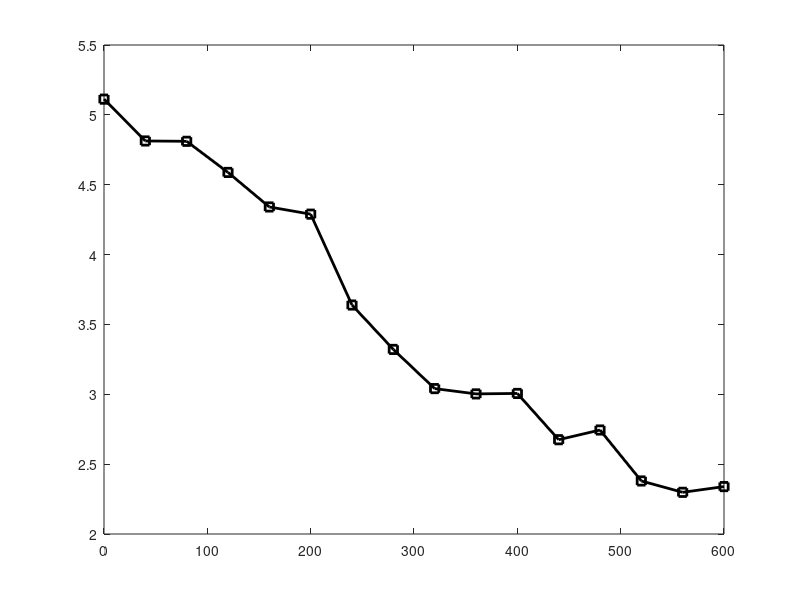

MATLAB code to generate this figure: (Note: this script raises an error after producing the figure.)
function rtnvalue=aqm_ak_bp()
ak_n = [ 20 20 20 20 20 20 20 20 20 20 20 20 20 20 20 20 20 20 20 20 20 20 20 20 20 20 20 20 20 20 20 ];
ak_ap = [ 1000.000000 1000.000000 1000.000000 1000.000000 1000.000000 1000.000000 1000.000000 1000.000000 1000.000000 1000.000000 1000.000000 1000.000000 1000.000000 1000.000000 1000.000000 1000.000000 1000.000000 1000.000000 1000.000000 1000.000000 1000.000000 1000.000000 1000.000000 1000.000000 1000.000000 1000.000000 1000.000000 1000.000000 1000.000000 1000.000000 1000.000000 ];
ak_bp = [ 0.000000 20.000000 40.000000 60.000000 80.000000 100.000000 120.000000 140.000000 160.000000 180.000000 200.000000 220.000000 240.000000 260.000000 280.000000 300.000000 320.000000 340.000000 360.000000 380.000000 400.000000 420.000000 440.000000 460.000000 480.000000 500.000000 520.000000 540.000000 560.000000 580.000000 600.000000 ];
ak_pr = [ 0.250000 0.250000 0.250000 0.250000 0.250000 0.250000 0.250000 0.250000 0.250000 0.250000 0.250000 0.250000 0.250000 0.250000 0.250000 0.250000 0.250000 0.250000 0.250000 0.250000 0.250000 0.250000 0.250000 0.250000 0.250000 0.250000 0.250000 0.250000 0.250000 0.250000 0.250000 ];
rate_f1_normal_droptail = [ 672.830000 672.830000 672.830000 672.830000 672.830000 672.830000 672.830000 672.830000 672.830000 672.830000 672.830000 672.830000 672.830000 672.830000 672.830000 672.830000 672.830000 672.830000 672.830000 672.830000 672.830000 672.830000 672.830000 672.830000 672.830000 672.830000 672.830000 672.830000 672.830000 672.830000 672.830000 ];
rate_f1_attack_droptail = [ 670.100000 640.870000 630.870000 629.020000 630.550000 632.730000 601.350000 605.250000 568.960000 533.110000 562.200000 535.870000 476.960000 426.790000 435.310000 427.590000 398.550000 396.730000 393.580000 385.660000 394.010000 379.450000 350.610000 362.590000 359.710000 337.430000 311.900000 316.560000 301.250000 320.100000 306.620000 ];
nth_f1_droptail = [ 0.995943 0.952499 0.937637 0.934887 0.937161 0.940401 0.893762 0.899559 0.845622 0.792340 0.835575 0.796442 0.708886 0.634321 0.646984 0.635510 0.592349 0.589644 0.584962 0.573191 0.585601 0.563961 0.521097 0.538903 0.534622 0.501509 0.463564 0.470490 0.447736 0.475752 0.455717 ];
rate_f2_normal_droptail = [ 0.000000 0.000000 0.000000 0.000000 0.000000 0.000000 0.000000 0.000000 0.000000 0.000000 0.000000 0.000000 0.000000 0.000000 0.000000 0.000000 0.000000 0.000000 0.000000 0.000000 0.000000 0.000000 0.000000 0.000000 0.000000 0.000000 0.000000 0.000000 0.000000 0.000000 0.000000 ];
rate_f2_attack_droptail = [ 20.000000 260.000000 520.000000 760.000000 1020.000000 1260.000000 1520.000000 1760.000000 2020.000000 2260.000000 2520.000000 2760.000000 3020.000000 3260.000000 3520.000000 3760.000000 4020.000000 4260.000000 4520.000000 4760.000000 5020.000000 5260.000000 5520.000000 5760.000000 6020.000000 6260.000000 6520.000000 6760.000000 7020.000000 7260.000000 7520.000000 ];
nth_f2_droptail = [ -1.000000 -1.000000 -1.000000 -1.000000 -1.000000 -1.000000 -1.000000 -1.000000 -1.000000 -1.000000 -1.000000 -1.000000 -1.000000 -1.000000 -1.000000 -1.000000 -1.000000 -1.000000 -1.000000 -1.000000 -1.000000 -1.000000 -1.000000 -1.000000 -1.000000 -1.000000 -1.000000 -1.000000 -1.000000 -1.000000 -1.000000 ];

rate_f1_normal_red = [ 672.800000 672.800000 672.800000 672.800000 672.800000 672.800000 672.800000 672.800000 672.800000 672.800000 672.800000 672.800000 672.800000 672.800000 672.800000 672.800000 672.800000 672.800000 672.800000 672.800000 672.800000 672.800000 672.800000 672.800000 672.800000 672.800000 672.800000 672.800000 672.800000 672.800000 672.800000 ];
rate_f1_attack_red = [ 669.530000 666.810000 646.170000 597.530000 560.000000 540.890000 510.420000 456.450000 413.760000 407.030000 394.520000 379.980000 367.070000 344.580000 331.420000 309.070000 304.950000 289.910000 292.650000 298.260000 302.390000 283.080000 280.460000 294.600000 281.360000 264.410000 265.140000 247.260000 222.370000 236.770000 218.880000 ];
nth_f1_red = [ 0.995140 0.991097 0.960419 0.888124 0.832342 0.803939 0.758650 0.678433 0.614982 0.604979 0.586385 0.564774 0.545586 0.512158 0.492598 0.459379 0.453255 0.430901 0.434973 0.443312 0.449450 0.420749 0.416855 0.437872 0.418193 0.392999 0.394084 0.367509 0.330514 0.351917 0.325327 ];
rate_f2_normal_red = [ 0.000000 0.000000 0.000000 0.000000 0.000000 0.000000 0.000000 0.000000 0.000000 0.000000 0.000000 0.000000 0.000000 0.000000 0.000000 0.000000 0.000000 0.000000 0.000000 0.000000 0.000000 0.000000 0.000000 0.000000 0.000000 0.000000 0.000000 0.000000 0.000000 0.000000 0.000000 ];
rate_f2_attack_red = [ 20.000000 260.000000 520.000000 760.000000 1020.000000 1260.000000 1520.000000 1760.000000 2020.000000 2260.000000 2520.000000 2760.000000 3020.000000 3260.000000 3520.000000 3760.000000 4020.000000 4260.000000 4520.000000 4760.000000 5020.000000 5260.000000 5520.000000 5760.000000 6020.000000 6260.000000 6520.000000 6760.000000 7020.000000 7260.000000 7520.000000 ];
nth_f2_red = [ -1.000000 -1.000000 -1.000000 -1.000000 -1.000000 -1.000000 -1.000000 -1.000000 -1.000000 -1.000000 -1.000000 -1.000000 -1.000000 -1.000000 -1.000000 -1.000000 -1.000000 -1.000000 -1.000000 -1.000000 -1.000000 -1.000000 -1.000000 -1.000000 -1.000000 -1.000000 -1.000000 -1.000000 -1.000000 -1.000000 -1.000000 ];

rate_f1_normal_redpd = [ 672.800000 672.800000 672.800000 672.800000 672.800000 672.800000 672.800000 672.800000 672.800000 672.800000 672.800000 672.800000 672.800000 672.800000 672.800000 672.800000 672.800000 672.800000 672.800000 672.800000 672.800000 672.800000 672.800000 672.800000 672.800000 672.800000 672.800000 672.800000 672.800000 672.800000 672.800000 ];
rate_f1_attack_redpd = [ 692.320000 669.730000 607.590000 565.580000 496.150000 428.730000 419.960000 403.240000 298.280000 284.290000 256.920000 230.520000 254.800000 240.830000 200.880000 241.730000 231.950000 183.500000 208.000000 192.670000 176.740000 206.480000 163.120000 161.580000 175.140000 177.380000 149.510000 135.530000 137.730000 115.070000 112.830000 ];
nth_f1_redpd = [ 1.029013 0.995437 0.903077 0.840636 0.737441 0.637232 0.624197 0.599346 0.443341 0.422548 0.381867 0.342628 0.378716 0.357952 0.298573 0.359290 0.344753 0.272741 0.309156 0.286370 0.262693 0.306897 0.242449 0.240161 0.260315 0.263644 0.222221 0.201442 0.204712 0.171032 0.167702 ];
rate_f2_normal_redpd = [ 0.000000 0.000000 0.000000 0.000000 0.000000 0.000000 0.000000 0.000000 0.000000 0.000000 0.000000 0.000000 0.000000 0.000000 0.000000 0.000000 0.000000 0.000000 0.000000 0.000000 0.000000 0.000000 0.000000 0.000000 0.000000 0.000000 0.000000 0.000000 0.000000 0.000000 0.000000 ];
rate_f2_attack_redpd = [ 20.000000 260.000000 520.000000 760.000000 1020.000000 1260.000000 1520.000000 1760.000000 2020.000000 2260.000000 2520.000000 2760.000000 3020.000000 3260.000000 3520.000000 3760.000000 4020.000000 4260.000000 4520.000000 4760.000000 5020.000000 5260.000000 5520.000000 5760.000000 6020.000000 6260.000000 6520.000000 6760.000000 7020.000000 7260.000000 7520.000000 ];
nth_f2_redpd = [ -1.000000 -1.000000 -1.000000 -1.000000 -1.000000 -1.000000 -1.000000 -1.000000 -1.000000 -1.000000 -1.000000 -1.000000 -1.000000 -1.000000 -1.000000 -1.000000 -1.000000 -1.000000 -1.000000 -1.000000 -1.000000 -1.000000 -1.000000 -1.000000 -1.000000 -1.000000 -1.000000 -1.000000 -1.000000 -1.000000 -1.000000 ];

rate_f1_normal_sfb = [ 659.580000 659.580000 659.580000 659.580000 659.580000 659.580000 659.580000 659.580000 659.580000 659.580000 659.580000 659.580000 659.580000 659.580000 659.580000 659.580000 659.580000 659.580000 659.580000 659.580000 659.580000 659.580000 659.580000 659.580000 659.580000 659.580000 659.580000 659.580000 659.580000 659.580000 659.580000 ];
rate_f1_attack_sfb = [ 653.780000 642.530000 570.380000 529.150000 509.380000 463.660000 409.040000 423.320000 372.120000 372.110000 354.820000 344.200000 342.760000 310.060000 329.130000 319.000000 335.850000 316.340000 308.050000 316.860000 305.630000 495.610000 463.490000 463.050000 450.840000 450.500000 585.620000 567.920000 572.020000 571.370000 579.270000 ];
nth_f1_sfb = [ 0.991207 0.974150 0.864762 0.802253 0.772279 0.702962 0.620152 0.641802 0.564177 0.564162 0.537948 0.521847 0.519664 0.470087 0.498999 0.483641 0.509188 0.479608 0.467040 0.480397 0.463371 0.751402 0.702705 0.702038 0.683526 0.683010 0.887868 0.861033 0.867249 0.866263 0.878241 ];
rate_f2_normal_sfb = [ 0.000000 0.000000 0.000000 0.000000 0.000000 0.000000 0.000000 0.000000 0.000000 0.000000 0.000000 0.000000 0.000000 0.000000 0.000000 0.000000 0.000000 0.000000 0.000000 0.000000 0.000000 0.000000 0.000000 0.000000 0.000000 0.000000 0.000000 0.000000 0.000000 0.000000 0.000000 ];
rate_f2_attack_sfb = [ 20.000000 260.000000 520.000000 760.000000 1020.000000 1260.000000 1520.000000 1760.000000 2020.000000 2260.000000 2520.000000 2760.000000 3020.000000 3260.000000 3520.000000 3760.000000 4020.000000 4260.000000 4520.000000 4760.000000 5020.000000 5260.000000 5520.000000 5760.000000 6020.000000 6260.000000 6520.000000 6760.000000 7020.000000 7260.000000 7520.000000 ];
nth_f2_sfb = [ -1.000000 -1.000000 -1.000000 -1.000000 -1.000000 -1.000000 -1.000000 -1.000000 -1.000000 -1.000000 -1.000000 -1.000000 -1.000000 -1.000000 -1.000000 -1.000000 -1.000000 -1.000000 -1.000000 -1.000000 -1.000000 -1.000000 -1.000000 -1.000000 -1.000000 -1.000000 -1.000000 -1.000000 -1.000000 -1.000000 -1.000000 ];

rate_f1_normal_avq = [ 659.280000 659.280000 659.280000 659.280000 659.280000 659.280000 659.280000 659.280000 659.280000 659.280000 659.280000 659.280000 659.280000 659.280000 659.280000 659.280000 659.280000 659.280000 659.280000 659.280000 659.280000 659.280000 659.280000 659.280000 659.280000 659.280000 659.280000 659.280000 659.280000 659.280000 659.280000 ];
rate_f1_attack_avq = [ 656.900000 601.650000 581.430000 541.740000 511.030000 420.950000 359.980000 329.130000 323.860000 306.000000 299.230000 288.190000 281.390000 274.600000 254.170000 237.100000 223.680000 224.250000 196.830000 195.040000 187.210000 182.180000 170.410000 167.800000 158.290000 153.020000 143.840000 140.030000 132.240000 125.130000 123.060000 ];
nth_f1_avq = [ 0.996390 0.912586 0.881917 0.821715 0.775133 0.638500 0.546020 0.499226 0.491233 0.464143 0.453874 0.437128 0.426814 0.416515 0.385527 0.359635 0.339279 0.340144 0.298553 0.295838 0.283961 0.276332 0.258479 0.254520 0.240095 0.232102 0.218177 0.212398 0.200582 0.189798 0.186658 ];
rate_f2_normal_avq = [ 0.000000 0.000000 0.000000 0.000000 0.000000 0.000000 0.000000 0.000000 0.000000 0.000000 0.000000 0.000000 0.000000 0.000000 0.000000 0.000000 0.000000 0.000000 0.000000 0.000000 0.000000 0.000000 0.000000 0.000000 0.000000 0.000000 0.000000 0.000000 0.000000 0.000000 0.000000 ];
rate_f2_attack_avq = [ 20.000000 260.000000 520.000000 760.000000 1020.000000 1260.000000 1520.000000 1760.000000 2020.000000 2260.000000 2520.000000 2760.000000 3020.000000 3260.000000 3520.000000 3760.000000 4020.000000 4260.000000 4520.000000 4760.000000 5020.000000 5260.000000 5520.000000 5760.000000 6020.000000 6260.000000 6520.000000 6760.000000 7020.000000 7260.000000 7520.000000 ];
nth_f2_avq = [ -1.000000 -1.000000 -1.000000 -1.000000 -1.000000 -1.000000 -1.000000 -1.000000 -1.000000 -1.000000 -1.000000 -1.000000 -1.000000 -1.000000 -1.000000 -1.000000 -1.000000 -1.000000 -1.000000 -1.000000 -1.000000 -1.000000 -1.000000 -1.000000 -1.000000 -1.000000 -1.000000 -1.000000 -1.000000 -1.000000 -1.000000 ];

rate_f1_normal_rred = [ 650.840000 650.840000 650.840000 650.840000 650.840000 650.840000 650.840000 650.840000 650.840000 650.840000 650.840000 650.840000 650.840000 650.840000 650.840000 650.840000 650.840000 650.840000 650.840000 650.840000 650.840000 650.840000 650.840000 650.840000 650.840000 650.840000 650.840000 650.840000 650.840000 650.840000 650.840000 ];
rate_f1_attack_rred = [ 641.890000 626.940000 620.640000 617.180000 606.420000 617.970000 608.410000 618.420000 611.430000 616.130000 619.360000 618.880000 613.200000 615.520000 617.310000 618.150000 617.970000 619.430000 618.380000 618.140000 619.370000 619.370000 619.370000 618.230000 613.730000 616.210000 619.590000 619.380000 616.800000 618.710000 618.600000 ];
nth_f1_rred = [ 0.986249 0.963278 0.953598 0.948282 0.931750 0.949496 0.934807 0.950187 0.939447 0.946669 0.951632 0.950894 0.942167 0.945732 0.948482 0.949773 0.949496 0.951739 0.950126 0.949757 0.951647 0.951647 0.951647 0.949896 0.942981 0.946792 0.951985 0.951662 0.947698 0.950633 0.950464 ];
rate_f2_normal_rred = [ 0.000000 0.000000 0.000000 0.000000 0.000000 0.000000 0.000000 0.000000 0.000000 0.000000 0.000000 0.000000 0.000000 0.000000 0.000000 0.000000 0.000000 0.000000 0.000000 0.000000 0.000000 0.000000 0.000000 0.000000 0.000000 0.000000 0.000000 0.000000 0.000000 0.000000 0.000000 ];
rate_f2_attack_rred = [ 20.000000 260.000000 520.000000 760.000000 1020.000000 1260.000000 1520.000000 1760.000000 2020.000000 2260.000000 2520.000000 2760.000000 3020.000000 3260.000000 3520.000000 3760.000000 4020.000000 4260.000000 4520.000000 4760.000000 5020.000000 5260.000000 5520.000000 5760.000000 6020.000000 6260.000000 6520.000000 6760.000000 7020.000000 7260.000000 7520.000000 ];
nth_f2_rred = [ -1.000000 -1.000000 -1.000000 -1.000000 -1.000000 -1.000000 -1.000000 -1.000000 -1.000000 -1.000000 -1.000000 -1.000000 -1.000000 -1.000000 -1.000000 -1.000000 -1.000000 -1.000000 -1.000000 -1.000000 -1.000000 -1.000000 -1.000000 -1.000000 -1.000000 -1.000000 -1.000000 -1.000000 -1.000000 -1.000000 -1.000000 ];

figure;
hold on;
box on;
%ak_ap=ak_ap/1000;
x=strip(ak_bp);
rate_fix=8*1000/1024/1024;
plot(x, strip(rate_f1_attack_droptail)*rate_fix, '-ks','LineWidth',2);
plot(x, strip(rate_f1_attack_red)*rate_fix, '-M+','LineWidth',2);
plot(x, strip(rate_f1_attack_redpd)*rate_fix, '-Gv','LineWidth',2);
plot(x, strip(rate_f1_attack_avq)*rate_fix, '-c^','LineWidth',2);
plot(x, strip(rate_f1_attack_sfb)*rate_fix, '-bd','LineWidth',2);
plot(x, strip(rate_f1_attack_rred)*rate_fix, '-Ro','LineWidth',2);
legend ('DropTail','RED','RED-PD','AVQ','SFB','RRED','FontSize',14);
xlabel('Tb: LDoS attack burst width (ms)','FontSize',14);
ylabel('TCP throughput under attack (Mbps)','FontSize',14);
hold off;

rtnvalue=0;
end

function y=strip(x)
    for i=1:floor(size(x,2)/2)
        y(i)=x(i*2-1);
    end
    y(i+1)=x(size(x,2));
end
